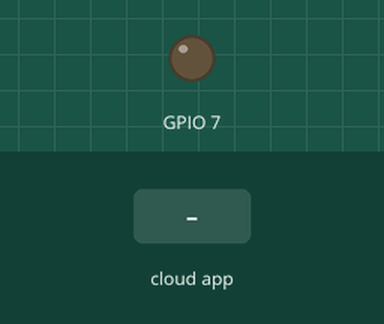
The sketch below on a simulated ESP32-S3. Parts: output pins drawn as LEDs (lit = HIGH). The test bench sets the inputs (shaded band). The RemoteXY app is connected.

Above: at 1.2 s.
1.3 s: the phone or cloud app sets slider_01 to 25
At 2.5 s:
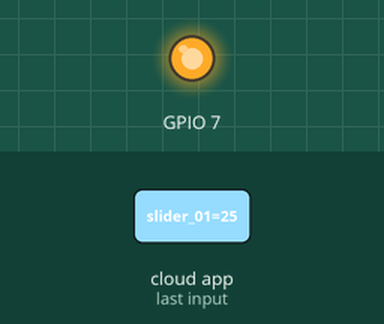
2.8 s: the phone or cloud app sets slider_01 to 0
At 3.6 s:
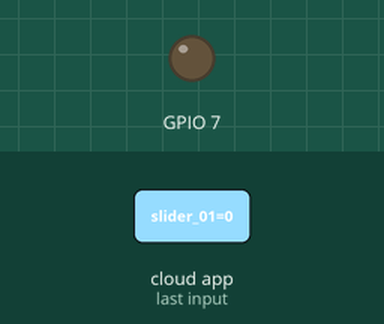
4.3 s: the phone or cloud app sets slider_01 to 50
At 4.8 s:
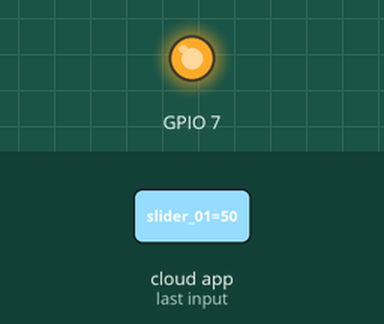
Timing chart, 0 to 7.3 s (numbered marks = the images above; inputs shaded):
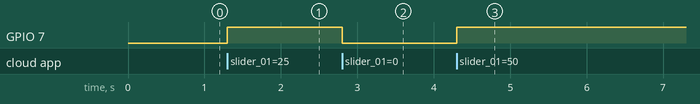

Measured:
- after the input at 1.3 s, GPIO 7: LOW → HIGH at once
- after the input at 2.8 s, GPIO 7: HIGH → LOW at once
- after the input at 4.3 s, GPIO 7: LOW → HIGH at once

The sketch:

sketch_may17a.ino
```cpp
// (licence header left out)
//////////////////////////////////////////////
//        RemoteXY include library          //
//////////////////////////////////////////////

// можете включить вывод отладочной информации в Serial на 115200
//#define REMOTEXY__DEBUGLOG

// определение режима соединения и подключение библиотеки RemoteXY
#define REMOTEXY_MODE__WIFI_POINT

#include <WiFi.h>

// настройки соединения
#define REMOTEXY_WIFI_SSID "LT"
#define REMOTEXY_WIFI_PASSWORD ""
#define REMOTEXY_SERVER_PORT 6377
#define REMOTEXY_ACCESS_PASSWORD "12345678"


#include <RemoteXY.h>

// конфигурация интерфейса RemoteXY
#pragma pack(push, 1)
uint8_t RemoteXY_CONF[] =   // 47 bytes
  { 255,1,0,0,0,40,0,19,0,0,0,76,84,0,8,1,106,200,1,1,
  2,0,4,43,87,17,107,0,16,26,129,26,54,50,12,64,16,76,105,103,
  104,116,84,101,115,116,0 };

// структура определяет все переменные и события вашего интерфейса управления
struct {

    // input variables
  int8_t slider_01; // oт 0 до 100

    // other variable
  uint8_t connect_flag;  // =1 if wire connected, else =0

} RemoteXY;
#pragma pack(pop)

/////////////////////////////////////////////
//           END RemoteXY include          //
/////////////////////////////////////////////


void setup()
{
  RemoteXY_Init ();
  pinMode(7,OUTPUT);

}

void loop()
{
  RemoteXY_Handler ();

  int light = map(RemoteXY.slider_01, 0, 100, 0, 255);
  digitalWrite(7,light);

  // TODO you loop code
  // используйте структуру RemoteXY для передачи данных
  // не используйте функцию delay(), вместо нее используйте RemoteXY_delay()


}
```
